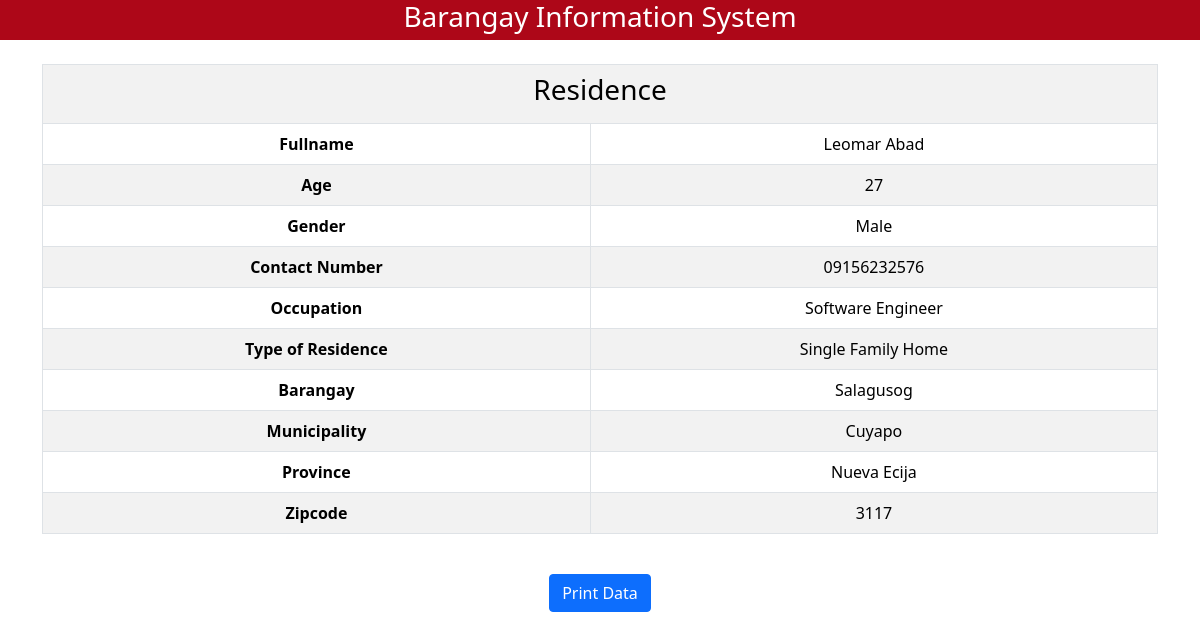
/residence-view.php?residence-view=30, run on the app's committed database.
### residence-view.php (the view, shortened to what this page needs)
<!DOCTYPE html>
<html lang="en">
<head>
    <link rel="stylesheet" href="https://cdnjs.cloudflare.com/ajax/libs/font-awesome/6.4.2/css/all.min.css" />
    <link rel="stylesheet" href="css-style/household.css">
    <link href="https://cdn.jsdelivr.net/npm/bootstrap@5.0.2/dist/css/bootstrap.min.css" rel="stylesheet">
</head>
<body>
<?php include('header.php'); ?>
<div class="container my-4" id="print-content">
    <div class="table-responsive">
        <table class="table table-bordered table-striped">
            <tbody>
                <?php
                $id = $_GET['residence-view'];
                $sql = "SELECT * FROM  `residence-db` WHERE id = $id";
                $result = mysqli_query($conn, $sql);
                if(mysqli_num_rows($result) > 0){
                    while($row = mysqli_fetch_assoc($result)){
                        echo '<tr>';
                        echo '<th colspan="2"><h3>Residence</h3></th>';
                        echo '</tr>';
                        echo '<tr>';
                        echo '<th scope="row">Fullname</th>';
                        echo '<td>'.$row['fullname'].'</td>';
                        echo '</tr>';
                        echo '<tr>';
                        echo '<th scope="row">Age</th>';
                        echo '<td>'.$row['age'].'</td>';
                        echo '</tr>';
                        echo '<tr>';
                        echo '<th scope="row">Gender</th>';
                        echo '<td>'.$row['gender'].'</td>';
                        echo '</tr>';
                        echo '<tr>';
                        echo '<th scope="row">Contact Number</th>';
                        echo '<td>'.$row['conNumber'].'</td>';
                        echo '</tr>';
                        echo '<tr>';
                        echo '<th scope="row">Occupation</th>';
                        echo '<td>'.$row['occuPation'].'</td>';
                        echo '</tr>';
                        echo '<tr>';
                        echo '<th scope="row">Type of Residence</th>';
                        echo '<td>'.$row['type_of_residence'].'</td>';
                        echo '</tr>';
                        echo '<tr>';
                        echo '<th scope="row">Barangay</th>';
                        echo '<td>'.$row['address'].'</td>';
                        echo '</tr>';
                        echo '<tr>';
                        echo '<th scope="row">Municipality</th>';
                        echo '<td>'.$row['city'].'</td>';
                        echo '</tr>';
                        echo '<tr>';
                        echo '<th scope="row">Province</th>';
                        echo '<td>'.$row['state'].'</td>';
                        echo '</tr>';
                        echo '<tr>';
                        echo '<th scope="row">Zipcode</th>';
                        echo '<td>'.$row['zipcode'].'</td>';
                        echo '</tr>';
                    }
                }
                ?>
            </tbody>
        </table>
    </div>
</div>
<button style="display: block; margin-left: auto; margin-right: auto;" onclick="printData()" class="btn btn-primary">Print Data</button>
</body>
</html>

### css-style/household.css (style rules this page uses)
* { box-sizing: border-box; margin: 0px; padding: 0px; }
table { width: 100%; border-collapse: collapse; background-color: rgb(4, 69, 69); color: aliceblue; }
th, td { border: 1px solid #dddddd; text-align: left; padding: 12px; }
th { background-color: rgb(21, 58, 58); color: aliceblue; }

### residence-view.php (style rules this page uses)
.table th, .table td { vertical-align: middle; color: black; background-color: white; text-align: center; }

### data on the page
residence-db: fullname "Leomar Abad", age "27", gender "Male", conNumber "09156232576", occuPation "Software Engineer", type_of_residence "Single Family Home", address "Salagusog", city "Cuyapo", state "Nueva Ecija", zipcode "3117"
